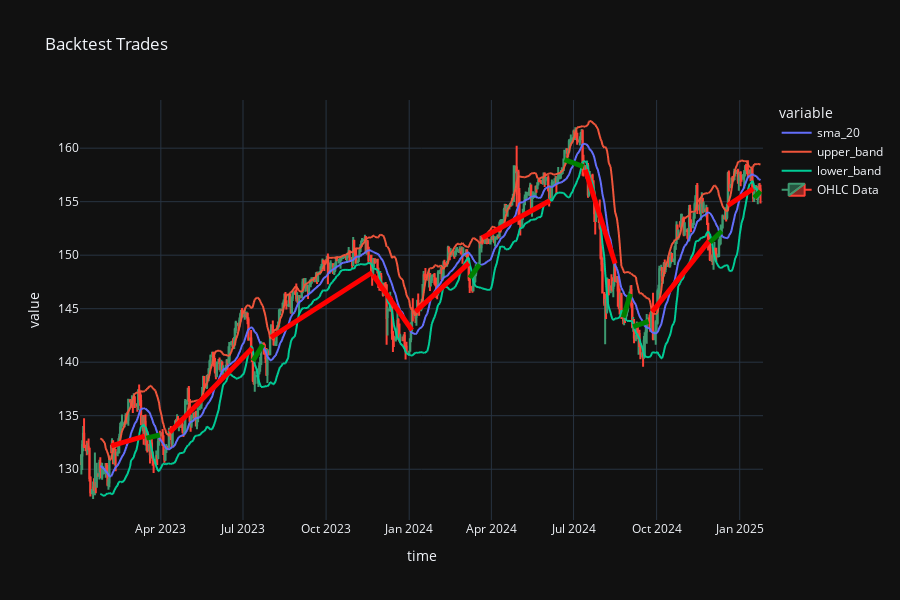

Source (notebook cell):
### Code cell
backtest_fig = bt.visualize_backtest(indicators=['sma_20', 'upper_band', 'lower_band'])
backtest_fig

### Figure 1 — Plotly figure (JSON) as saved in the notebook; plotly's stock layout.template omitted (floating-point values rounded to 4 significant figures; data arrays with more than 128 entries replaced by an {"elided": "..."} marker saying what was removed)
{"data": [{"hovertemplate": "variable=sma_20<br>time=%{x}<br>value=%{y}<extra></extra>", "legendgroup": "sma_20", "line": {"color": "#636efa", "dash": "solid"}, "marker": {"symbol": "circle"}, "mode": "lines", "name": "sma_20", "showlegend": true, "type": "scattergl", "x": {"elided": "645 str values"}, "xaxis": "x", "y": {"elided": "645 float values"}, "yaxis": "y"}, {"hovertemplate": "variable=upper_band<br>time=%{x}<br>value=%{y}<extra></extra>", "legendgroup": "upper_band", "line": {"color": "#EF553B", "dash": "solid"}, "marker": {"symbol": "circle"}, "mode": "lines", "name": "upper_band", "showlegend": true, "type": "scattergl", "x": {"elided": "645 str values"}, "xaxis": "x", "y": {"elided": "645 float values"}, "yaxis": "y"}, {"hovertemplate": "variable=lower_band<br>time=%{x}<br>value=%{y}<extra></extra>", "legendgroup": "lower_band", "line": {"color": "#00cc96", "dash": "solid"}, "marker": {"symbol": "circle"}, "mode": "lines", "name": "lower_band", "showlegend": true, "type": "scattergl", "x": {"elided": "645 str values"}, "xaxis": "x", "y": {"elided": "645 float values"}, "yaxis": "y"}, {"close": {"elided": "645 float values"}, "high": {"elided": "645 float values"}, "low": {"elided": "645 float values"}, "name": "OHLC Data", "open": {"elided": "645 float values"}, "type": "candlestick", "x": {"elided": "645 str values"}}], "layout": {"height": 600, "legend": {"title": {"text": "variable"}, "tracegroupgap": 0}, "shapes": [{"line": {"color": "red", "width": 5}, "type": "line", "x0": "2023-02-05T00:00:00", "x1": "2023-03-14T00:00:00", "y0": 132.2, "y1": 133.1}, {"line": {"color": "green", "width": 5}, "type": "line", "x0": "2023-03-16T00:00:00", "x1": "2023-03-31T00:00:00", "y0": 132.9, "y1": 133.2}, {"line": {"color": "red", "width": 5}, "type": "line", "x0": "2023-04-11T00:00:00", "x1": "2023-07-11T00:00:00", "y0": 133.5, "y1": 141.3}, {"line": {"color": "green", "width": 5}, "type": "line", "x0": "2023-07-12T00:00:00", "x1": "2023-07-23T00:00:00", "y0": 140.1, "y1": 141.7}, {"line": {"color": "red", "width": 5}, "type": "line", "x0": "2023-08-01T00:00:00", "x1": "2023-11-21T00:00:00", "y0": 142.3, "y1": 148.4}, {"line": {"color": "red", "width": 5}, "type": "line", "x0": "2023-11-22T00:00:00", "x1": "2024-01-04T00:00:00", "y0": 148.1, "y1": 143.0}, {"line": {"color": "red", "width": 5}, "type": "line", "x0": "2024-01-08T00:00:00", "x1": "2024-03-07T00:00:00", "y0": 144.7, "y1": 149.3}, {"line": {"color": "green", "width": 5}, "type": "line", "x0": "2024-03-08T00:00:00", "x1": "2024-03-19T00:00:00", "y0": 147.9, "y1": 149.1}, {"line": {"color": "red", "width": 5}, "type": "line", "x0": "2024-03-22T00:00:00", "x1": "2024-06-05T00:00:00", "y0": 151.6, "y1": 155.1}, {"line": {"color": "green", "width": 5}, "type": "line", "x0": "2024-06-21T00:00:00", "x1": "2024-07-12T00:00:00", "y0": 158.9, "y1": 158.3}, {"line": {"color": "red", "width": 5}, "type": "line", "x0": "2024-07-14T00:00:00", "x1": "2024-08-16T00:00:00", "y0": 158.0, "y1": 149.2}, {"line": {"color": "green", "width": 5}, "type": "line", "x0": "2024-08-25T00:00:00", "x1": "2024-09-02T00:00:00", "y0": 144.2, "y1": 146.4}, {"line": {"color": "green", "width": 5}, "type": "line", "x0": "2024-09-05T00:00:00", "x1": "2024-09-22T00:00:00", "y0": 143.3, "y1": 143.8}, {"line": {"color": "red", "width": 5}, "type": "line", "x0": "2024-09-26T00:00:00", "x1": "2024-11-28T00:00:00", "y0": 144.7, "y1": 151.3}, {"line": {"color": "green", "width": 5}, "type": "line", "x0": "2024-11-29T00:00:00", "x1": "2024-12-12T00:00:00", "y0": 151.2, "y1": 152.3}, {"line": {"color": "red", "width": 5}, "type": "line", "x0": "2024-12-19T00:00:00", "x1": "2025-01-16T00:00:00", "y0": 154.7, "y1": 156.2}, {"line": {"color": "green", "width": 5}, "type": "line", "x0": "2025-01-17T00:00:00", "x1": "2025-01-24T00:00:00", "y0": 155.4, "y1": 156.0}], "title": {"text": "Backtest Trades"}, "xaxis": {"anchor": "y", "domain": [0, 1], "rangeslider": {"visible": false}, "title": {"text": "time"}}, "yaxis": {"anchor": "x", "domain": [0, 1], "title": {"text": "value"}}}}
